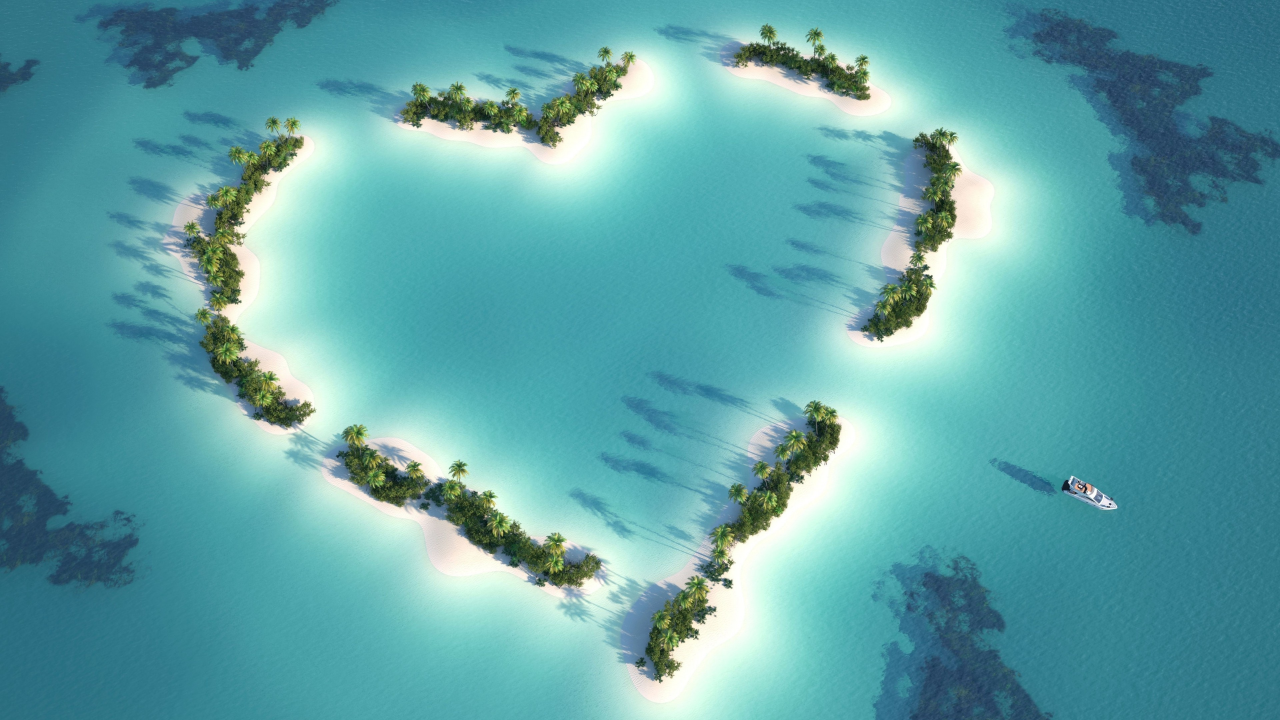
#> input picture KLT/island.jpg, 3840 x 2160 px (shown at 1/3 size)
$ python Harris_Corner_Detector.py
#> lines starting #> are read from the running program, lines starting #| are printed output that depends on the picture
import cv2 as cv


I = cv.imread('island.jpg')
#> I is the input picture: shape (2160, 3840, 3); mean B, G, R 166.2, 162.1, 94.7
I = cv.cvtColor(I, cv.COLOR_BGR2GRAY)
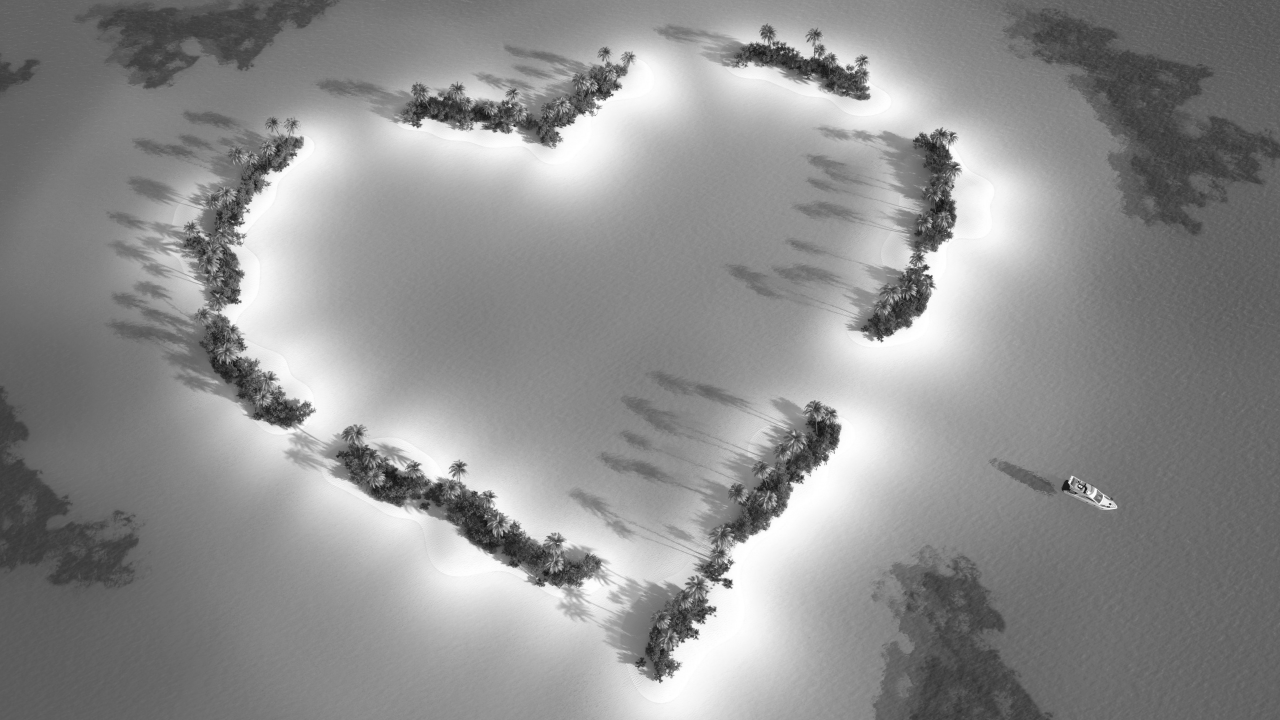
#> I: shape (2160, 3840) (shown at 1/3 size); min 6, max 255, mean 142.4
I = cv.resize(I, (500, 300))
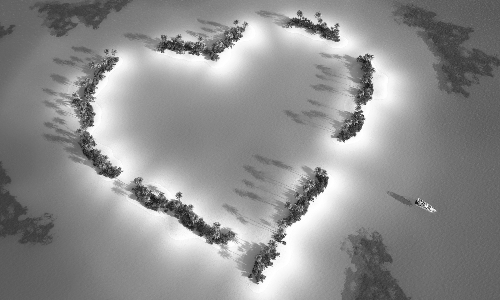
#> I: shape (300, 500); min 14, max 255, mean 142.3
cv.imshow('original image', I)
cv.waitKey(0)
